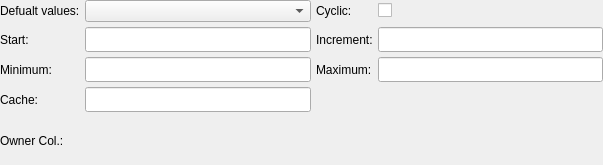
<?xml version="1.0" encoding="UTF-8"?>
<ui version="4.0">
 <class>SequenceWidget</class>
 <widget class="QWidget" name="SequenceWidget">
  <property name="geometry">
   <rect>
    <x>0</x>
    <y>0</y>
    <width>603</width>
    <height>165</height>
   </rect>
  </property>
  <property name="sizePolicy">
   <sizepolicy hsizetype="Preferred" vsizetype="Preferred">
    <horstretch>0</horstretch>
    <verstretch>0</verstretch>
   </sizepolicy>
  </property>
  <property name="minimumSize">
   <size>
    <width>400</width>
    <height>102</height>
   </size>
  </property>
  <layout class="QGridLayout" name="sequence_grid">
   <property name="leftMargin">
    <number>0</number>
   </property>
   <property name="topMargin">
    <number>0</number>
   </property>
   <property name="rightMargin">
    <number>0</number>
   </property>
   <property name="bottomMargin">
    <number>0</number>
   </property>
   <property name="spacing">
    <number>5</number>
   </property>
   <item row="0" column="0">
    <widget class="QLabel" name="label">
     <property name="text">
      <string>Defualt values:</string>
     </property>
    </widget>
   </item>
   <item row="0" column="1">
    <widget class="QComboBox" name="def_values_cmb">
     <property name="iconSize">
      <size>
       <width>28</width>
       <height>28</height>
      </size>
     </property>
    </widget>
   </item>
   <item row="0" column="2">
    <widget class="QLabel" name="cyclic_lbl">
     <property name="text">
      <string>Cyclic:</string>
     </property>
    </widget>
   </item>
   <item row="0" column="3">
    <widget class="QCheckBox" name="cyclic_chk">
     <property name="text">
      <string/>
     </property>
    </widget>
   </item>
   <item row="1" column="0">
    <widget class="QLabel" name="start_lbl">
     <property name="text">
      <string>Start:</string>
     </property>
    </widget>
   </item>
   <item row="1" column="1">
    <widget class="QLineEdit" name="start_edt">
     <property name="minimumSize">
      <size>
       <width>0</width>
       <height>25</height>
      </size>
     </property>
     <property name="font">
      <font>
       <italic>false</italic>
      </font>
     </property>
     <property name="inputMethodHints">
      <set>Qt::ImhFormattedNumbersOnly</set>
     </property>
     <property name="readOnly">
      <bool>false</bool>
     </property>
     <property name="clearButtonEnabled">
      <bool>true</bool>
     </property>
    </widget>
   </item>
   <item row="1" column="2">
    <widget class="QLabel" name="increment_lbl">
     <property name="text">
      <string>Increment:</string>
     </property>
    </widget>
   </item>
   <item row="1" column="3">
    <widget class="QLineEdit" name="increment_edt">
     <property name="minimumSize">
      <size>
       <width>0</width>
       <height>25</height>
      </size>
     </property>
     <property name="font">
      <font>
       <italic>false</italic>
      </font>
     </property>
     <property name="inputMethodHints">
      <set>Qt::ImhFormattedNumbersOnly</set>
     </property>
     <property name="readOnly">
      <bool>false</bool>
     </property>
     <property name="clearButtonEnabled">
      <bool>true</bool>
     </property>
    </widget>
   </item>
   <item row="2" column="0">
    <widget class="QLabel" name="minimum_lbl">
     <property name="text">
      <string>Minimum:</string>
     </property>
    </widget>
   </item>
   <item row="2" column="1">
    <widget class="QLineEdit" name="minimum_edt">
     <property name="minimumSize">
      <size>
       <width>0</width>
       <height>25</height>
      </size>
     </property>
     <property name="font">
      <font>
       <italic>false</italic>
      </font>
     </property>
     <property name="inputMethodHints">
      <set>Qt::ImhFormattedNumbersOnly</set>
     </property>
     <property name="readOnly">
      <bool>false</bool>
     </property>
     <property name="clearButtonEnabled">
      <bool>true</bool>
     </property>
    </widget>
   </item>
   <item row="2" column="2">
    <widget class="QLabel" name="maximum_lbl">
     <property name="text">
      <string>Maximum:</string>
     </property>
    </widget>
   </item>
   <item row="2" column="3">
    <widget class="QLineEdit" name="maximum_edt">
     <property name="minimumSize">
      <size>
       <width>0</width>
       <height>25</height>
      </size>
     </property>
     <property name="font">
      <font>
       <italic>false</italic>
      </font>
     </property>
     <property name="inputMethodHints">
      <set>Qt::ImhFormattedNumbersOnly</set>
     </property>
     <property name="readOnly">
      <bool>false</bool>
     </property>
     <property name="clearButtonEnabled">
      <bool>true</bool>
     </property>
    </widget>
   </item>
   <item row="3" column="0">
    <widget class="QLabel" name="cache_lbl">
     <property name="text">
      <string>Cache:</string>
     </property>
    </widget>
   </item>
   <item row="3" column="1">
    <widget class="QLineEdit" name="cache_edt">
     <property name="minimumSize">
      <size>
       <width>0</width>
       <height>25</height>
      </size>
     </property>
     <property name="font">
      <font>
       <italic>false</italic>
      </font>
     </property>
     <property name="inputMethodHints">
      <set>Qt::ImhFormattedNumbersOnly</set>
     </property>
     <property name="readOnly">
      <bool>false</bool>
     </property>
     <property name="clearButtonEnabled">
      <bool>true</bool>
     </property>
    </widget>
   </item>
   <item row="4" column="0">
    <widget class="QLabel" name="owner_col_lbl">
     <property name="text">
      <string>Owner Col.:</string>
     </property>
    </widget>
   </item>
  </layout>
 </widget>
 <resources/>
 <connections/>
</ui>
